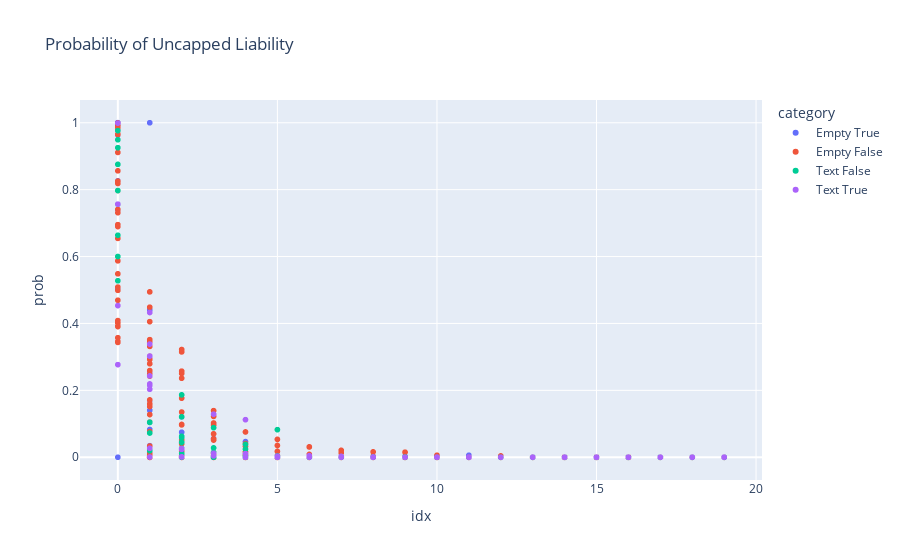

Notebook code for this chart:
### Code cell
import plotly.express as px

px.scatter(df, x="idx", y="prob", title="Probability of Uncapped Liability", color="category")

### Figure 1 — Plotly figure (JSON) as saved in the notebook; plotly's stock layout.template omitted (floating-point values rounded to 4 significant figures; data arrays with more than 128 entries replaced by an {"elided": "..."} marker saying what was removed)
{"data": [{"hovertemplate": "category=Empty True<br>idx=%{x}<br>prob=%{y}<extra></extra>", "legendgroup": "Empty True", "marker": {"color": "#636efa", "symbol": "circle"}, "mode": "markers", "name": "Empty True", "showlegend": true, "type": "scattergl", "x": [0, 11, 0, 0, 0, 1, 5, 0, 1, 0, 0, 0, 0, 0, 0, 9, 2, 0, 0, 1, 0, 4, 0, 3, 1, 0, 0, 0, 0, 0, 0, 0, 0, 0, 2, 0, 0, 6, 0, 1, 0, 1, 1, 12, 0, 0, 0, 0, 0, 2, 4, 4, 0, 1, 0, 0, 0, 2, 1, 4, 2, 3, 11, 0, 0, 2, 0, 0, 14, 0, 0, 1, 0, 1, 0, 0, 0, 0, 0, 0, 1, 0, 0, 0, 0, 2, 0, 0, 0, 0], "xaxis": "x", "y": [1.0, 1.892e-06, 1.0, 1.0, 0.9999, 0.0007687, 0.0005736, 1.0, 0.1404, 1.0, 1.0, 0.9775, 1.0, 1.0, 1.0, 0.002903, 0.07477, 1.0, 1.0, 0.3015, 1.0, 1.946e-06, 1.0, 0.05595, 0.03455, 1.0, 1.0, 1.0, 1.0, 1.0, 0.8264, 0.9636, 1.0, 1.0, 0.00102, 1.0, 0.9956, 8.68e-05, 1.0, 0.083, 0.9999, 0.03279, 0.007261, 3.634e-06, 0.9966, 1.0, 1.0, 1.0, 1.0, 0.1206, 0.007006, 0.0007773, 1.215e-06, 1.0, 0.7395, 1.0, 1.0, 0.04631, 0.17, 0.04682, 0.002424, 0.0001589, 0.005983, 1.0, 1.0, 0.00453, 1.0, 1.0, 5.865e-06, 1.0, 0.9992, 0.2568, 1.0, 0.4405, 0.9993, 1.0, 1.0, 1.0, 1.0, 1.0, 0.01332, 0.9774, 0.9899, 1.0, 1.0, 0.02257, 1.0, 0.5031, 1.0, 1.0], "yaxis": "y"}, {"hovertemplate": "category=Empty False<br>idx=%{x}<br>prob=%{y}<extra></extra>", "legendgroup": "Empty False", "marker": {"color": "#EF553B", "symbol": "circle"}, "mode": "markers", "name": "Empty False", "showlegend": true, "type": "scattergl", "x": {"elided": "1648 int values"}, "xaxis": "x", "y": {"elided": "1648 float values"}, "yaxis": "y"}, {"hovertemplate": "category=Text False<br>idx=%{x}<br>prob=%{y}<extra></extra>", "legendgroup": "Text False", "marker": {"color": "#00cc96", "symbol": "circle"}, "mode": "markers", "name": "Text False", "showlegend": true, "type": "scattergl", "x": {"elided": "183 int values"}, "xaxis": "x", "y": {"elided": "183 float values"}, "yaxis": "y"}, {"hovertemplate": "category=Text True<br>idx=%{x}<br>prob=%{y}<extra></extra>", "legendgroup": "Text True", "marker": {"color": "#ab63fa", "symbol": "circle"}, "mode": "markers", "name": "Text True", "showlegend": true, "type": "scattergl", "x": [1, 3, 11, 14, 15, 17, 0, 1, 3, 4, 6, 8, 11, 13, 14, 15, 16, 1, 0, 1, 5, 11, 12, 15, 16, 18, 2, 8, 11, 2, 8, 10, 6, 8, 10, 11, 16, 19, 1, 2, 9, 11, 13, 17, 1, 7, 8, 18, 19, 1, 2, 3, 11, 12, 19, 0, 1, 4, 5, 6, 7, 8, 10, 14, 15, 18, 4, 5, 7, 0, 1, 9, 10, 13, 14, 15, 17], "xaxis": "x", "y": [0.3383, 0.01202, 4.48e-05, 3.603e-05, 3.27e-05, 2.033e-05, 0.2769, 0.2033, 0.1288, 0.1124, 0.004566, 0.0008294, 0.0002054, 0.0001135, 9e-05, 8.039e-05, 7.805e-05, 0.2192, 0.7566, 0.2149, 0.0001817, 3.036e-06, 2.79e-06, 1.528e-06, 1.453e-06, 1.106e-06, 0.0009182, 0.0002057, 0.0001673, 0.001112, 3.902e-05, 2.609e-05, 0.0007073, 0.0004499, 0.000418, 0.0003927, 3.099e-05, 2.164e-05, 0.02684, 0.02378, 1.927e-06, 1.322e-06, 9.021e-07, 5.096e-07, 0.2431, 5.467e-06, 5.301e-06, 8.715e-07, 8.451e-07, 0.3025, 0.02588, 0.004022, 4.674e-05, 3.617e-05, 3.101e-06, 0.9987, 0.0007814, 3.309e-05, 2.22e-05, 6.124e-06, 4.361e-06, 4.355e-06, 5.764e-07, 1.699e-07, 8.821e-08, 2.589e-08, 0.01083, 0.003185, 0.002602, 0.4534, 0.4328, 0.0001005, 6.59e-05, 3.605e-05, 3.44e-05, 1.842e-05, 1.758e-05], "yaxis": "y"}], "layout": {"legend": {"title": {"text": "category"}, "tracegroupgap": 0}, "title": {"text": "Probability of Uncapped Liability"}, "xaxis": {"anchor": "y", "domain": [0, 1], "title": {"text": "idx"}}, "yaxis": {"anchor": "x", "domain": [0, 1], "title": {"text": "prob"}}}}
